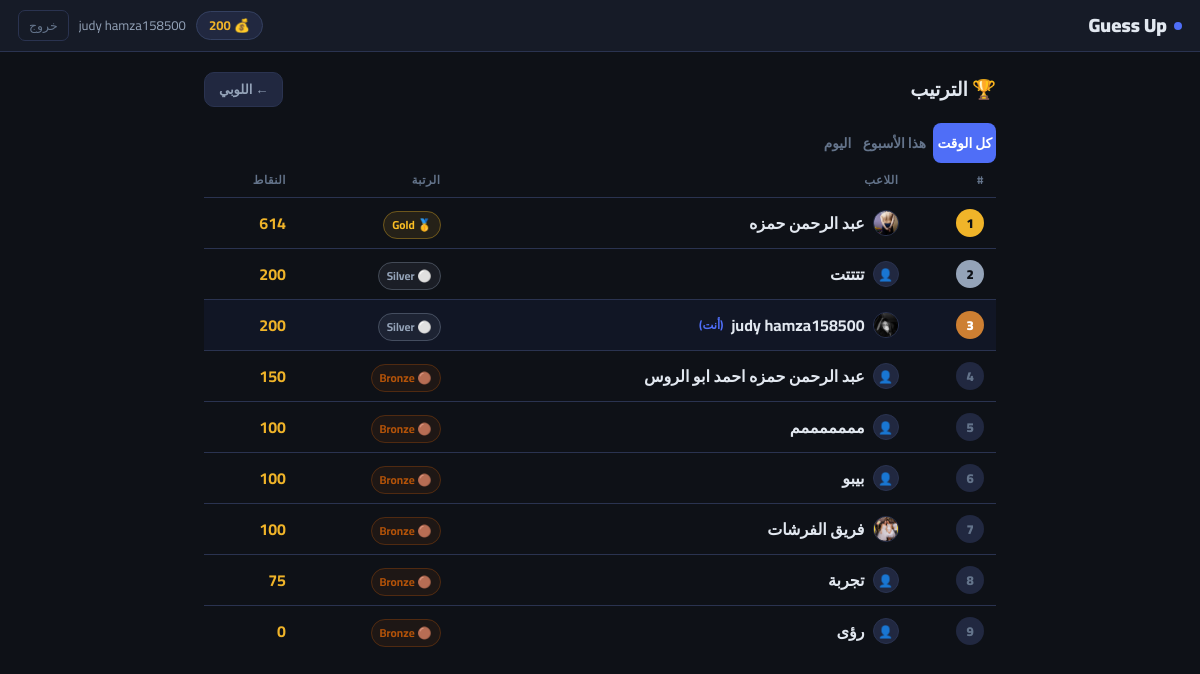
Screenshot of /leaderboard (signed in) with the database file from the repository.
### models.py (models this page shows, shortened)
class Player(db.Model):
    __tablename__     = 'players'
    id                = db.Column(db.Integer, primary_key=True)
    player_name       = db.Column(db.String(50), unique=True, nullable=False)
    password_hash     = db.Column(db.String(256), nullable=False)
    points            = db.Column(db.Integer, default=100)
    xp                = db.Column(db.Integer, default=0)       # م12: XP
    win_streak        = db.Column(db.Integer, default=0)       # م4: Streak
    best_streak       = db.Column(db.Integer, default=0)       # م4: أحسن streak
    last_daily_reward = db.Column(db.DateTime, nullable=True)  # م2: Daily Reward
    avatar            = db.Column(db.String(200), nullable=True)
    created_at        = db.Column(db.DateTime, default=datetime.utcnow)
    @property
    def rank(self):
        if self.points >= 1000: return {'name': 'Diamond', 'icon': '💎', 'color': '#60a5fa'}
        if self.points >= 500:  return {'name': 'Gold',    'icon': '🥇', 'color': '#fbbf24'}
        if self.points >= 200:  return {'name': 'Silver',  'icon': '⚪', 'color': '#94a3b8'}
        return                         {'name': 'Bronze',  'icon': '🟤', 'color': '#b45309'}

### app.py (the view)
@app.route('/leaderboard')
def leaderboard():
    all_time = get_leaderboard(20)
    week_ago = datetime.utcnow() - timedelta(days=7)
    today    = datetime.utcnow() - timedelta(hours=24)
    def weekly_board(since, lim=20):
        rows = (db.session.query(Match.winner_id,
                    db.func.sum(Match.bet).label('earned'),
                    db.func.count(Match.id).label('wins'))
                .filter(Match.created_at >= since, Match.winner_id != None)
                .group_by(Match.winner_id)
                .order_by(db.func.sum(Match.bet).desc()).limit(lim).all())
        return [{'player': get_player_by_id(r.winner_id),
                 'earned': r.earned, 'wins': r.wins}
                for r in rows if get_player_by_id(r.winner_id)]
    return render_template('leaderboard.html',
                           players=all_time,
                           weekly=weekly_board(week_ago),
                           today=weekly_board(today))

### app.py (called while the page is built)
@app.context_processor
def inject_player():
    def get_player():
        pid=session.get('player_id')
        return Player.query.filter_by(id=pid).first() if pid else None
    return dict(get_player=get_player)

### auth.py (called while the page is built)
def get_player_by_id(player_id):
    return Player.query.filter_by(id=player_id).first()

### points.py (called while the page is built)
def get_leaderboard(limit=20):
    return Player.query.order_by(Player.points.desc()).limit(limit).all()

### templates/leaderboard.html (shortened to what this page needs)
{% extends 'base.html' %}
{% block content %}
<div class="container">
    <div style="display:flex;align-items:center;justify-content:space-between;margin-bottom:16px">
        <h1 style="font-size:1.2rem;font-weight:900">🏆 الترتيب</h1>
        <a href="/lobby" class="btn btn-ghost btn-sm">← اللوبي</a>
    </div>
    <div class="tabs-bar">
        <button class="t-btn active" onclick="switchTab('alltime',this)">كل الوقت</button>
        <button class="t-btn"       onclick="switchTab('weekly',this)">هذا الأسبوع</button>
        <button class="t-btn"       onclick="switchTab('today',this)">اليوم</button>
    </div>
    <div id="tab-alltime">
        {% if players %}
        <table class="lb-table">
            <thead><tr><th>#</th><th>اللاعب</th><th>الرتبة</th><th>النقاط</th></tr></thead>
            <tbody>
            {% for p in players %}{% set r = p.rank %}
            <tr {% if session.player_id==p.id %}class="me-row"{% endif %}>
                <td><span class="rank-num {% if loop.index==1 %}rn-1{% elif loop.index==2 %}rn-2{% elif loop.index==3 %}rn-3{% else %}rn-n{% endif %}">{{loop.index}}</span></td>
                <td><a href="/player/{{p.id}}" class="p-link">
                    {% if p.avatar %}<img src="/static/avatars/{{p.avatar}}" class="av-xs">
                    {% else %}<span class="av-ph">👤</span>{% endif %}
                    {{p.player_name}}
                    {% if session.player_id==p.id %}<span style="color:var(--blue);font-size:.72rem">(أنت)</span>{% endif %}
                </a></td>
                <td><span class="rank-tag" data-rc="{{r.color}}">{{r.icon}} {{r.name}}</span></td>
                <td class="pts-cell">{{p.points}}</td>
            </tr>{% endfor %}
            </tbody>
        </table>
        {% else %}
        <div style="text-align:center;color:var(--muted);padding:40px">مفيش لاعبين بعد 🎮</div>
        {% endif %}
    </div>
</div>
{% endblock %}

### templates/base.html (shortened to what this page needs)
<!DOCTYPE html>
<html lang="ar" dir="rtl">
<head>
</head>
<body>
{% if session.player_id %}
<nav>
    <a href="/lobby" class="nav-logo">
        <span class="dot"></span>
        Guess Up
    </a>
    <div class="nav-right">
        {% set me = get_player() %}
        {% if me %}
        <span class="pts-chip">💰 {{ me.points }}</span>
        <a href="/player/{{ session.player_id }}" class="nav-name">{{ session.player_name }}</a>
        {% endif %}
        <form action="/logout" method="get" style="display:inline">
            <button class="btn-logout">خروج</button>
        </form>
    </div>
</nav>
{% endif %}
{% block content %}{% endblock %}
</body>
</html>

### rows the page displays
Player: points "200", player_name "judy hamza158500", avatar (picture), shows "(أنت)", icon "⚪", name "Silver"
Player: avatar (picture), player_name "عبد الرحمن حمزه", icon "🥇", name "Gold", points "614"
Player: player_name "تتتتت", icon "⚪", name "Silver", points "200"
Player: player_name "عبد الرحمن حمزه احمد ابو الروس", icon "🟤", name "Bronze", points "150"
Player: player_name "مممممممم", icon "🟤", name "Bronze", points "100"
Player: player_name "بيبو", icon "🟤", name "Bronze", points "100"
Player: avatar (picture), player_name "فريق الفرشات", icon "🟤", name "Bronze", points "100"
Player: player_name "تجربة", icon "🟤", name "Bronze", points "75"
Player: player_name "رؤى", icon "🟤", name "Bronze", points "0"
